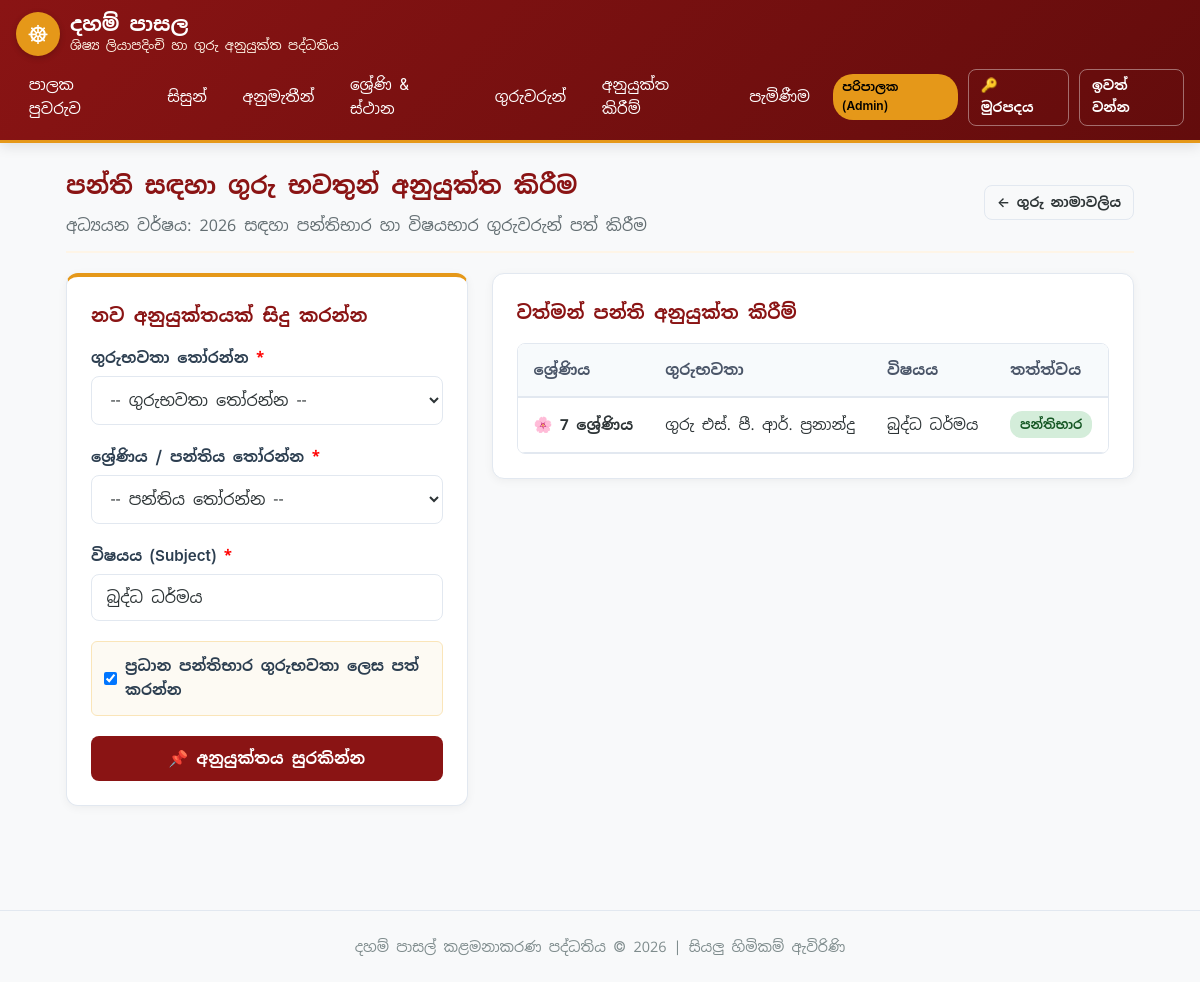
/teachers/allocate/ (signed in), run on the app's committed database.
### academics/models.py (models this page shows, shortened)
class AcademicYear(models.Model):
    year = models.PositiveIntegerField(unique=True, verbose_name='අධ්‍යයන වර්ෂය')
    is_current = models.BooleanField(default=False, verbose_name='වත්මන් වර්ෂයද?')
    class Meta:
        ordering = ['-year']
        verbose_name = 'අධ්‍යයන වර්ෂය'
        verbose_name_plural = 'අධ්‍යයන වර්ෂ (Academic Years)'

class ClassSection(models.Model):
    grade_level = models.ForeignKey(GradeLevel, on_delete=models.CASCADE, related_name='sections', verbose_name='ශ්‍රේණිය')
    academic_year = models.ForeignKey(AcademicYear, on_delete=models.CASCADE, related_name='sections', verbose_name='අධ්‍යයන වර්ෂය')
    section_name = models.CharField(max_length=50, default='ප්‍රධාන', verbose_name='කාණ්ඩය / පන්තියේ නම')
    classroom = models.ForeignKey(Classroom, on_delete=models.SET_NULL, null=True, blank=True, verbose_name='පන්ති කාමරය')
    class Meta:
        unique_together = ('grade_level', 'academic_year', 'section_name')
        ordering = ['grade_level__order_index', 'section_name']
        verbose_name = 'පන්තිය'
        verbose_name_plural = 'පන්ති (Class Sections)'

class GradeLevel(models.Model):
    name = models.CharField(max_length=100, verbose_name='ශ්‍රේණියේ නම (Sinhala)')
    english_name = models.CharField(max_length=100, blank=True, verbose_name='නම (English)')
    order_index = models.PositiveIntegerField(default=1, verbose_name='අනුපිළිවෙල අංකය')
    description = models.TextField(blank=True, verbose_name='විස්තරය')
    class Meta:
        ordering = ['order_index']
        verbose_name = 'ශ්‍රේණිය'
        verbose_name_plural = 'ශ්‍රේණි (Grades)'

### teachers/models.py (models this page shows, shortened)
class TeacherAllocation(models.Model):
    teacher = models.ForeignKey(Teacher, on_delete=models.CASCADE, related_name='allocations', verbose_name='ගුරුභවතා')
    class_section = models.ForeignKey(ClassSection, on_delete=models.CASCADE, related_name='teacher_allocations', verbose_name='පන්තිය')
    subject = models.CharField(max_length=100, default='බුද්ධ ධර්මය', verbose_name='විෂයය (Subject)')
    is_class_teacher = models.BooleanField(default=False, verbose_name='ප්‍රධාන පන්තිභාර ගුරුභවතාද?')
    class Meta:
        unique_together = ('teacher', 'class_section', 'subject')
        verbose_name = 'ගුරු අනුයුක්තය'
        verbose_name_plural = 'ගුරු අනුයුක්ත කිරීම් (Teacher Allocations)'

class Teacher(models.Model):
    TITLE_CHOICES = [
        ('VEN', 'පූජ්‍ය (Venerable)'),
        ('MR', 'ගුරු මයා (Mr.)'),
        ('MRS', 'ගුරු මිය (Mrs.)'),
        ('MISS', 'මෙනවිය (Miss)'),
    ]
    user = models.OneToOneField(
        User,
        on_delete=models.SET_NULL,
        null=True,
        blank=True,
        related_name='teacher_profile',
        verbose_name='පරිශීලක ගිණුම'
    )
    title = models.CharField(max_length=10, choices=TITLE_CHOICES, default='MR', verbose_name='ගෞරව නාමය')
    full_name_sinhala = models.CharField(max_length=255, verbose_name='සම්පූර්ණ නම (සිංහලෙන්)')
    name_with_initials = models.CharField(max_length=255, verbose_name='මුලකුරු සමඟ නම')
    phone = models.CharField(max_length=20, verbose_name='දුරකථන අංකය')
    whatsapp_phone = models.CharField(max_length=20, blank=True, verbose_name='වට්ස්ඇප් (WhatsApp) අංකය')
    address = models.TextField(blank=True, verbose_name='ලිපිනය')
    qualifications = models.TextField(blank=True, verbose_name='සුදුසුකම් (උදා: ධර්මාචාර්ය, උපාධිධාරී)')
    date_joined = models.DateField(null=True, blank=True, verbose_name='සේවයට බැඳුණු දිනය')
    is_active = models.BooleanField(default=True, verbose_name='ක්‍රියාකාරී ගුරුභවතෙක්ද?')
    class Meta:
        ordering = ['full_name_sinhala']
        verbose_name = 'ගුරුභවතා'
        verbose_name_plural = 'ගුරුභවතුන් (Teachers)'
    @property
    def display_name(self):
        title_str = self.get_title_display().split()[0]
        return f"{title_str} {self.name_with_initials}"

### teachers/views.py (the view, shortened to what this page needs)
# urls.py: path('teachers/allocate/', views.allocate_teacher, name='allocate_teacher'),
@login_required
@principal_or_admin_required
def allocate_teacher(request):
    current_year = AcademicYear.objects.filter(is_current=True).first()
    teachers = Teacher.objects.filter(is_active=True)
    class_sections = ClassSection.objects.filter(academic_year=current_year).select_related('grade_level')
    existing_allocations = TeacherAllocation.objects.filter(
        class_section__academic_year=current_year
    ).select_related('teacher', 'class_section', 'class_section__grade_level')
    return render(request, 'teachers/allocate_form.html', {
        'teachers': teachers,
        'class_sections': class_sections,
        'existing_allocations': existing_allocations,
        'current_year': current_year,
    })

### accounts/context_processors.py (called while the page is built, shortened)
def user_role_context(request):
    role = 'TEACHER'
    if request.user.is_superuser:
        role = 'ADMIN'
    elif hasattr(request.user, 'profile'):
        role = request.user.profile.role
    is_admin = role == 'ADMIN' or request.user.is_superuser
    is_principal = role == 'PRINCIPAL'
    is_teacher = role == 'TEACHER'
    is_staff_or_admin = is_admin or is_principal
    return {
        'user_role': role,
        'is_admin': is_admin,
        'is_principal': is_principal,
        'is_teacher': is_teacher,
        'is_staff_or_admin': is_staff_or_admin,
    }

### templates/teachers/allocate_form.html (shortened to what this page needs)
{% extends 'base.html' %}
{% block content %}
<div class="card-header-temple">
    <div>
        <h2>පන්ති සඳහා ගුරු භවතුන් අනුයුක්ත කිරීම</h2>
        <p style="color: var(--text-muted);">
            අධ්‍යයන වර්ෂය: {% if current_year %}{{ current_year.year }}{% else %}2026{% endif %} සඳහා පන්තිභාර හා විෂයභාර ගුරුවරුන් පත් කිරීම
        </p>
    </div>
    <a href="{% url 'teacher_list' %}" class="btn btn-sm btn-outline">&larr; ගුරු නාමාවලිය</a>
</div>
<div style="display: grid; grid-template-columns: 1fr 1.6fr; gap: 1.5rem; flex-wrap: wrap;">
    <div>
        <div class="card-box" style="border-top: 4px solid var(--accent-gold);">
            <h3 style="font-size: 1.15rem; margin-bottom: 1rem;">නව අනුයුක්තයක් සිදු කරන්න</h3>
            <form method="post">
                <div class="form-group">
                    <label class="form-label" for="teacher_id">ගුරුභවතා තෝරන්න <span style="color: red;">*</span></label>
                    <select name="teacher_id" id="teacher_id" class="form-select" required>
                        <option value="">-- ගුරුභවතා තෝරන්න --</option>
                    </select>
                </div>
                <div class="form-group">
                    <label class="form-label" for="class_section_id">ශ්‍රේණිය / පන්තිය තෝරන්න <span style="color: red;">*</span></label>
                    <select name="class_section_id" id="class_section_id" class="form-select" required>
                        <option value="">-- පන්තිය තෝරන්න --</option>
                    </select>
                </div>
                <div class="form-group">
                    <label class="form-label" for="subject">විෂයය (Subject) <span style="color: red;">*</span></label>
                    <input type="text" name="subject" id="subject" class="form-control" required value="බුද්ධ ධර්මය" placeholder="උදා: බුද්ධ ධර්මය, පාලි, බෞද්ධ ඉතිහාසය, අභිධර්මය">
                </div>
                <div class="form-group" style="background: #fdfaf3; padding: 0.75rem; border-radius: 6px; border: 1px solid #fae5b9;">
                    <div style="display: flex; align-items: center; gap: 8px;">
                        <input type="checkbox" name="is_class_teacher" id="is_class_teacher" class="form-check-input" checked>
                        <label class="form-label" for="is_class_teacher" style="margin-bottom: 0; cursor: pointer;">
                            <strong>ප්‍රධාන පන්තිභාර ගුරුභවතා ලෙස පත් කරන්න</strong>
                        </label>
                    </div>
                </div>
                <button type="submit" class="btn btn-primary btn-block" style="padding: 0.75rem;">
                    📌 අනුයුක්තය සුරකින්න
                </button>
            </form>
        </div>
    </div>
    <div>
        <div class="card-box">
            <h3 style="font-size: 1.15rem; margin-bottom: 1rem;">වත්මන් පන්ති අනුයුක්ත කිරීම්</h3>
            <div class="responsive-table-wrapper">
                <table class="temple-table">
                    <thead>
                        <tr>
                            <th>ශ්‍රේණිය</th>
                            <th>ගුරුභවතා</th>
                            <th>විෂයය</th>
                            <th>තත්ත්වය</th>
                        </tr>
                    </thead>
                    <tbody>
                        {% for alloc in existing_allocations %}
                        <tr>
                            <td><strong>🌸 {{ alloc.class_section.grade_level.name }}</strong></td>
                            <td>{{ alloc.teacher.display_name }}</td>
                            <td>{{ alloc.subject }}</td>
                            <td>
                                {% if alloc.is_class_teacher %}
                                    <span class="status-pill status-approved">පන්තිභාර</span>
                                {% else %}
                                    <span class="status-pill status-pending">විෂයභාර</span>
                                {% endif %}
                            </td>
                        </tr>
                        {% empty %}
                        <tr>
                            <td colspan="4" style="text-align: center; color: var(--text-muted); padding: 2rem;">
                                තවම ගුරු අනුයුක්ත කිරීම් සිදු කර නොමැත.
                            </td>
                        </tr>
                        {% endfor %}
                    </tbody>
                </table>
            </div>
        </div>
    </div>
</div>
{% endblock %}

### static/css/style.css (style rules this page uses)
:root { --primary-color: #8a1414; --primary-dark: #630c0c; --accent-gold: #e59819; --accent-gold-light: #fef5e7; --text-main: #2d3436; --text-muted: #636e72; --bg-body: #f8f9fa; --card-bg: #ffffff; --border-color: #e2e8f0; --success-green: #2ecc71; --danger-red: #e74c3c; --warning-yellow: #f1c40f; --font-stack: "Iskoola Pota", "IskoolaPota", "Noto Sans Sinhala", -apple-system, BlinkMacSystemFont, "Segoe UI", Roboto, sans-serif; }
* { box-sizing: border-box; margin: 0; padding: 0; }
body { font-family: var(--font-stack); background-color: var(--bg-body); color: var(--text-main); line-height: 1.6; font-size: 16px; -webkit-font-smoothing: antialiased; }
h1, h2, h3, h4, h5, h6 { font-family: var(--font-stack); color: var(--primary-color); font-weight: 700; margin-bottom: 0.5rem; }
.card-box { background: var(--card-bg); border-radius: 12px; box-shadow: 0 2px 10px rgba(0,0,0,0.05); border: 1px solid var(--border-color); padding: 1.5rem; margin-bottom: 1.5rem; }
.card-header-temple { border-bottom: 2px solid var(--accent-gold-light); padding-bottom: 0.75rem; margin-bottom: 1.25rem; display: flex; justify-content: space-between; align-items: center; flex-wrap: wrap; gap: 10px; }
.form-group { margin-bottom: 1.25rem; }
.form-label { display: block; font-weight: 600; margin-bottom: 0.35rem; color: #2c3e50; font-size: 0.95rem; }
.form-control, .form-select { width: 100%; padding: 0.75rem 0.9rem; font-family: var(--font-stack); font-size: 1rem; border: 1.5px solid var(--border-color); border-radius: 8px; background-color: #fff; color: #2d3436; transition: border-color 0.2s, box-shadow 0.2s; }
.btn { display: inline-flex; align-items: center; justify-content: center; font-family: var(--font-stack); font-size: 1rem; font-weight: 600; padding: 0.65rem 1.25rem; border-radius: 8px; border: none; cursor: pointer; text-decoration: none; transition: all 0.2s ease; gap: 6px; }
.btn-primary { background-color: var(--primary-color); color: #ffffff; }
.btn-outline { background: transparent; border: 1.5px solid var(--border-color); color: var(--text-main); }
.btn-block { width: 100%; }
.btn-sm { padding: 0.35rem 0.75rem; font-size: 0.85rem; }
.responsive-table-wrapper { overflow-x: auto; border-radius: 8px; border: 1px solid var(--border-color); }
.temple-table { width: 100%; border-collapse: collapse; font-size: 0.95rem; background: #fff; }
.temple-table th { background-color: #f7fafc; color: #4a5568; padding: 0.85rem 1rem; font-weight: 600; text-align: left; border-bottom: 2px solid var(--border-color); }
.temple-table td { padding: 0.85rem 1rem; border-bottom: 1px solid var(--border-color); }
.status-pill { display: inline-block; padding: 0.2rem 0.6rem; border-radius: 12px; font-size: 0.8rem; font-weight: 600; }
.status-approved { background-color: #d4edda; color: #155724; }

### data on the page
AcademicYear: year "2026"
TeacherAllocation: class_section.grade_level.name "7 ශ්‍රේණිය", teacher.display_name "ගුරු එස්. පී. ආර්. ප්‍රනාන්දු", subject "බුද්ධ ධර්මය", is_class_teacher "පන්තිභාර"
